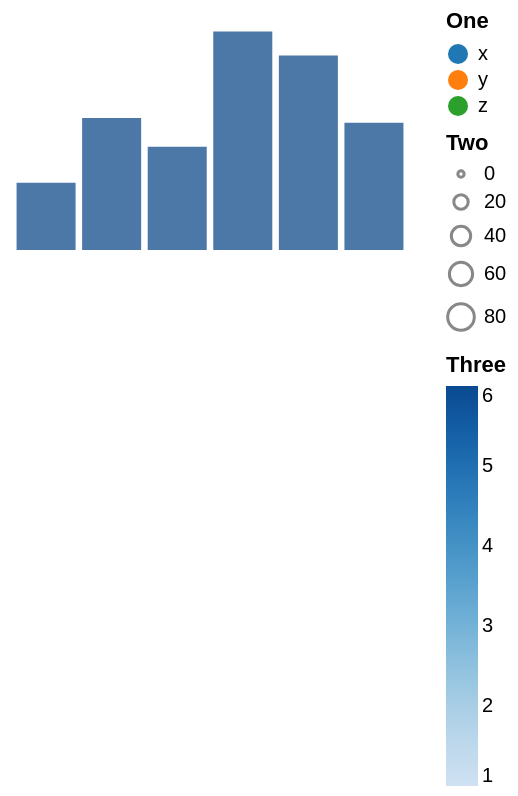

Vega-Lite specification stored for this chart:
### Vega specification from a JSON file in a GitHub repository (floating-point values rounded to 4 significant figures)
{"width": 200, "height": 120, "padding": 5, "data": [{"name": "t", "values": [{"a": "Alpha", "b": 28, "c": "x", "d": 1}, {"a": "Bravo", "b": 55, "c": "y", "d": 2}, {"a": "Charlie", "b": 43, "c": "x", "d": 3}, {"a": "Delta", "b": 91, "c": "z", "d": 4}, {"a": "Echo", "b": 81, "c": "y", "d": 5}, {"a": "Foxtrot", "b": 53, "c": "z", "d": 6}]}], "scales": [{"name": "x", "type": "band", "domain": {"data": "t", "field": "a"}, "range": "width", "padding": 0.1}, {"name": "y", "type": "linear", "domain": {"data": "t", "field": "b"}, "range": "height", "nice": true}, {"name": "color", "type": "ordinal", "domain": {"data": "t", "field": "c"}, "range": {"scheme": "category10"}}, {"name": "ramp", "type": "linear", "domain": {"data": "t", "field": "d"}, "range": {"scheme": "blues"}}, {"name": "size", "type": "linear", "domain": {"data": "t", "field": "b"}, "range": [10, 200]}, {"name": "shape", "type": "ordinal", "domain": {"data": "t", "field": "c"}, "range": "symbol"}, {"name": "quant", "type": "quantize", "domain": [0, 100], "range": {"scheme": "greens", "count": 4}}], "marks": [{"type": "rect", "from": {"data": "t"}, "encode": {"enter": {"x": {"scale": "x", "field": "a"}, "width": {"scale": "x", "band": 1}, "y": {"scale": "y", "field": "b"}, "y2": {"scale": "y", "value": 0}}}}], "legends": [{"fill": "color", "title": "One"}, {"size": "size", "title": "Two"}, {"fill": "ramp", "type": "gradient", "title": "Three"}]}
